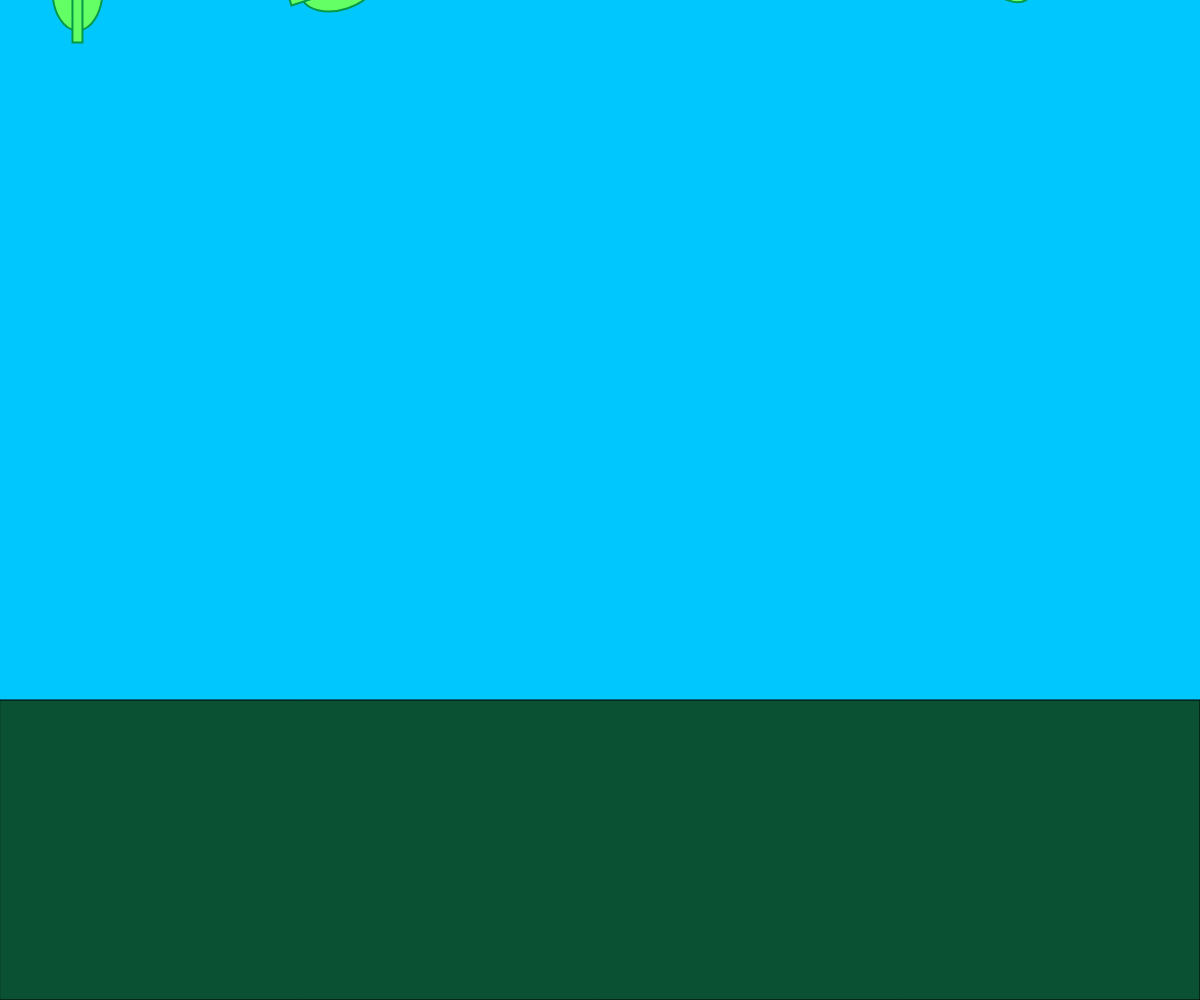
Frame 1 (no input)
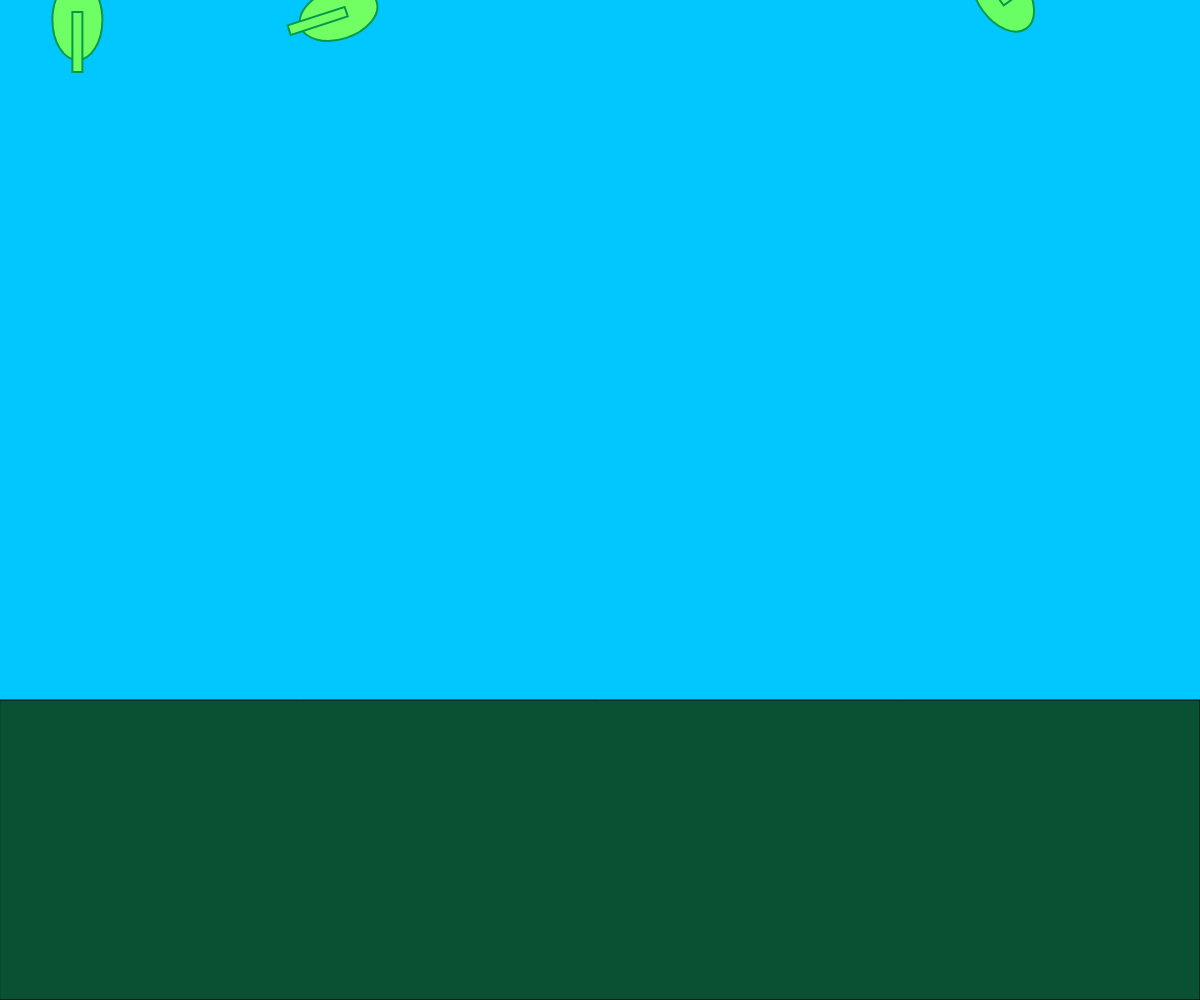
Frame 60 (no input)
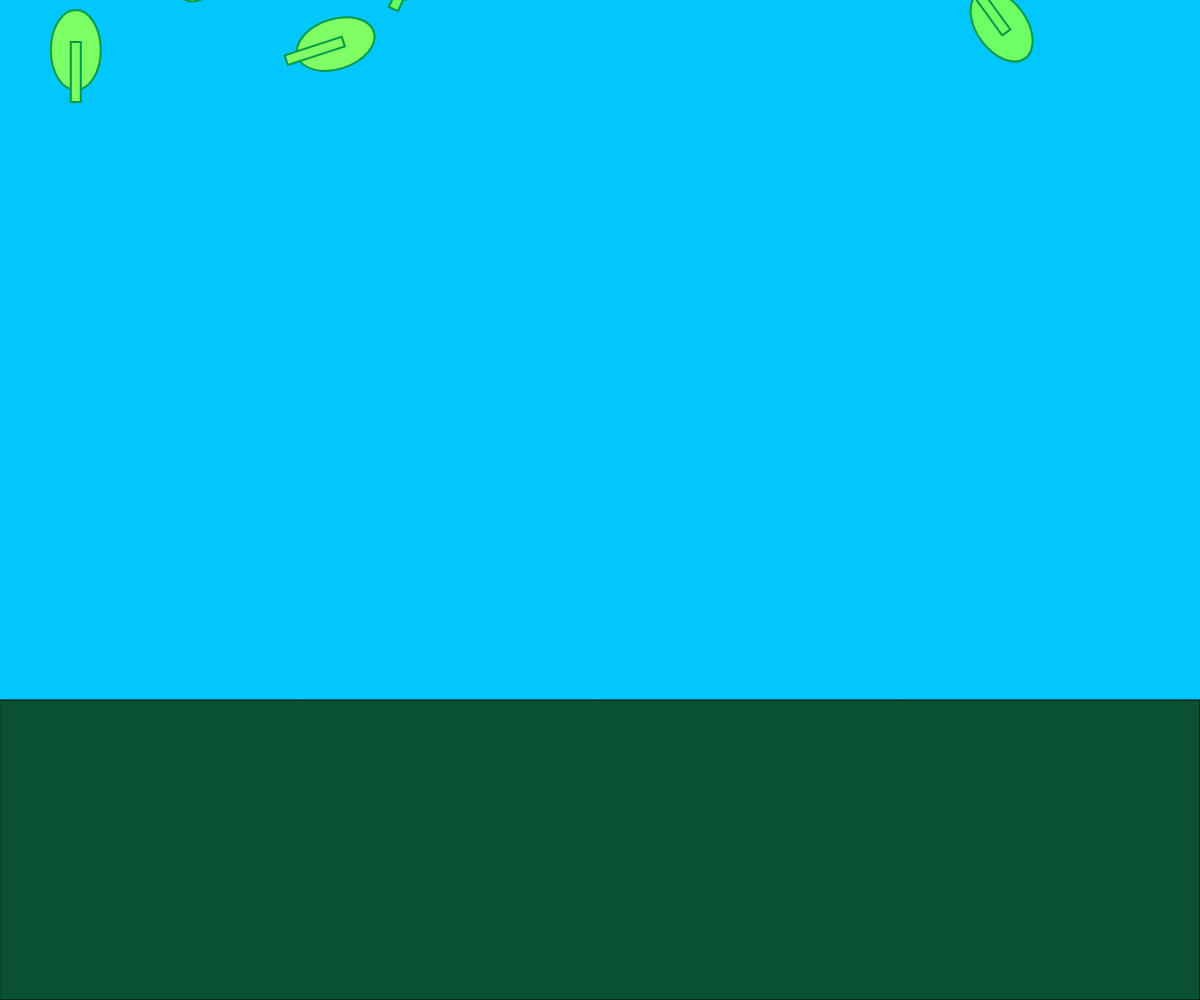
Frame 120 (the mouse pressed at the canvas centre since frame 60)

The p5.js sketch that drew these frames (run headless with seeded random() and noise() and a simulated clock; from frame 60 on, the mouse is pressed at the canvas centre):

// p5.js sketch
// ── sketch.js
let leaves = [];

function setup() {
  createCanvas(windowWidth, windowHeight); // set canvas to fullscreen
  createLeaves();
}

function draw() {
  drawSky();
  drawGrass();
  drawLeaves();
}


// MOUSE INTERACTIONS
function mousePressed() {
  removeClickedLeaf();
}

function removeClickedLeaf() {
  // check each leaves position for mouse click
  // if found, remove leaf and end for loop
  // reference: https://www.youtube.com/watch?v=TaN5At5RWH8
  
  for (let i = 0; i < leaves.length; i++) {
    let mouseInsideLeaf = leaves[i].isInside(mouseX, mouseY);
    
    if (mouseInsideLeaf) {
      leaves.splice(i, 1); 

      // https://developer.mozilla.org/en-US/docs/Web/JavaScript/Reference/Statements/break
      break; 
    }
  }
}

// HELPER FUNCTIONS
function createLeaves() {
  // Fill leaves array
  for (let i = 0; i < LEAF_COUNT; i++) {
    // create leaf at random x position
    let leaf = new Leaf(random(width), LEAF_SIZE, i);
    leaves.push(leaf); // add to leaves array
  }
}

function drawSky() {
  background(0, 200, 255); // sky blue
}

function drawGrass() {
  push(); // isolate styling to grass
  fill(10, 80, 50); // grass color
  let grassHeight = height * GRASS_HEIGHT; // calculate height of grass
  rect(0, height - grassHeight, width, grassHeight);
  pop();
}

function drawLeaves() {
  // https://developer.mozilla.org/en-US/docs/Web/JavaScript/Reference/Global_Objects/Array/forEach
  // update and display leaves 
  leaves.forEach((leaf) => {
    leaf.update();
    leaf.show();
  });
}


// ── Leaf.js
// Reference: https://github.com/nature-of-code/noc-examples-processing/blob/master/chp01_vectors/NOC_1_11_motion101_acceleration_array/Mover.pde


class Leaf {
  constructor(xPosition, size, index) {
    this.index = index;
    this.size = size;
    this.position = this.setPosition(xPosition);
    this.acceleration = this.setAcceleration();
    this.velocity = this.setVelocity();
    this.leafRed = LEAF_RED_MIN;
  }

  setPosition(xPosition) {
    let leafX = xPosition;
    let leafY = random(TOP_LEAF_HEIGHT, 0); // start leaves at different Y positions above canvas
    return createVector(leafX, leafY);
  }
  
  setVelocity() {
    return createVector(0, STARTING_VELOCITY);
  }
  
  calculateRandomAcceleration() {
    // create Vector with x set to accerlerate, stay constant, or deaccelerate
    return random([-1 * LEAF_X_ACC, LEAF_X_ACC]);
  }

  setAcceleration() {
    return createVector(this.calculateRandomAcceleration(), LEAF_Y_ACC);
  }

  updateAcceleration() {
    // Reference: https://github.com/nature-of-code/noc-examples-processing/blob/master/chp01_vectors/NOC_1_10_motion101_acceleration/NOC_1_10_motion101_acceleration.pde

    // update x acceleration to go left or right
    this.acceleration.set(
      this.calculateRandomAcceleration(),
      this.acceleration.y
    );
  }

  show() {
    this.constrainLeafPosition();
    this.drawLeaf();
  }

  constrainLeafPosition() {
    // Adjusted from Chat GPT convo about random vs constrain with vectors: https://chat.openai.com/share/fe365571-b165-4a4a-9846-1f2a8bca5c68
    let doubleLeafSize = LEAF_SIZE * 2;

    this.position.x = constrain(
      this.position.x,
      -1 * doubleLeafSize,
      width + doubleLeafSize
    );
    this.position.y = constrain(this.position.y, TOP_LEAF_HEIGHT, height);
  }

  drawLeaf() {
    push(); // limit styling to this method
    this.updateLeafColor();
    this.setLeafStroke();
    this.drawLeafShapes();
    pop();
  }
  
  updateLeafColor() {
    // fill inside of leaf color
    // As leafRed goes up, color goes from green to yellow
    fill(this.leafRed, 255, 100);
  }
  
  setLeafStroke() {
    stroke(5, 153, 72); // set stroke to bright green
    strokeWeight(2);
  }

  drawLeafShapes() {
    // reference: https://p5js.org/reference/#/p5/translate
    translate(this.position.x, this.position.y);

    // rotate leaf angle based off of index
    rotate((PI / 3.0) * (this.index * 0.4));
    ellipse(0, 0, 50, 80); // body
    rect(-5, -8, 10, 60); //stem
  }

  update() {
    this.updateAcceleration();
    this.velocity.add(this.acceleration); // update velocity
    this.position.add(this.velocity); // update position
    constrain(this.leafRed, LEAF_RED_MIN, LEAF_RED_MAX); // constrain value for Red in leaf color
    this.leafRed += (0.25 * this.index) / 20; //increment Red of leaf fill at a rate depending on leaf's index
  }

  isInside(px, py) {
    // Takes in positions and returns boolean depending on if they are inside of leaf or on
    // Reference: https://www.youtube.com/watch?v=TaN5At5RWH8&t=606s

    let inside = false; // set default to false

    // Reference: https://www.youtube.com/watch?v=TaN5At5RWH8&t=606s
    // calculate distance from mouse to center of the leaf shape
    let d = dist(px, py, this.position.x, this.position.y);

    // if distance is inside radius around leaf shape then return true
    let leafRadius = this.size / 2;
    if (d < leafRadius) {
      inside = true;
    }

    return inside;
  }
}

// ── constants.js
const LEAF_COUNT = 25; // amount of leaves to create
const LEAF_SIZE = 50;
const GRASS_HEIGHT = 0.3; // percentage of height that grass' height takes up
const TOP_LEAF_HEIGHT = -500;
const LEAF_X_ACC = 0.01; // acceleration of leaf's x position
const LEAF_Y_ACC = -0.00001; // acceleration that leaves slow down when moving
const LEAF_RED_MIN = 100;
const LEAF_RED_MAX = 150;
const STARTING_VELOCITY = 0.5;
